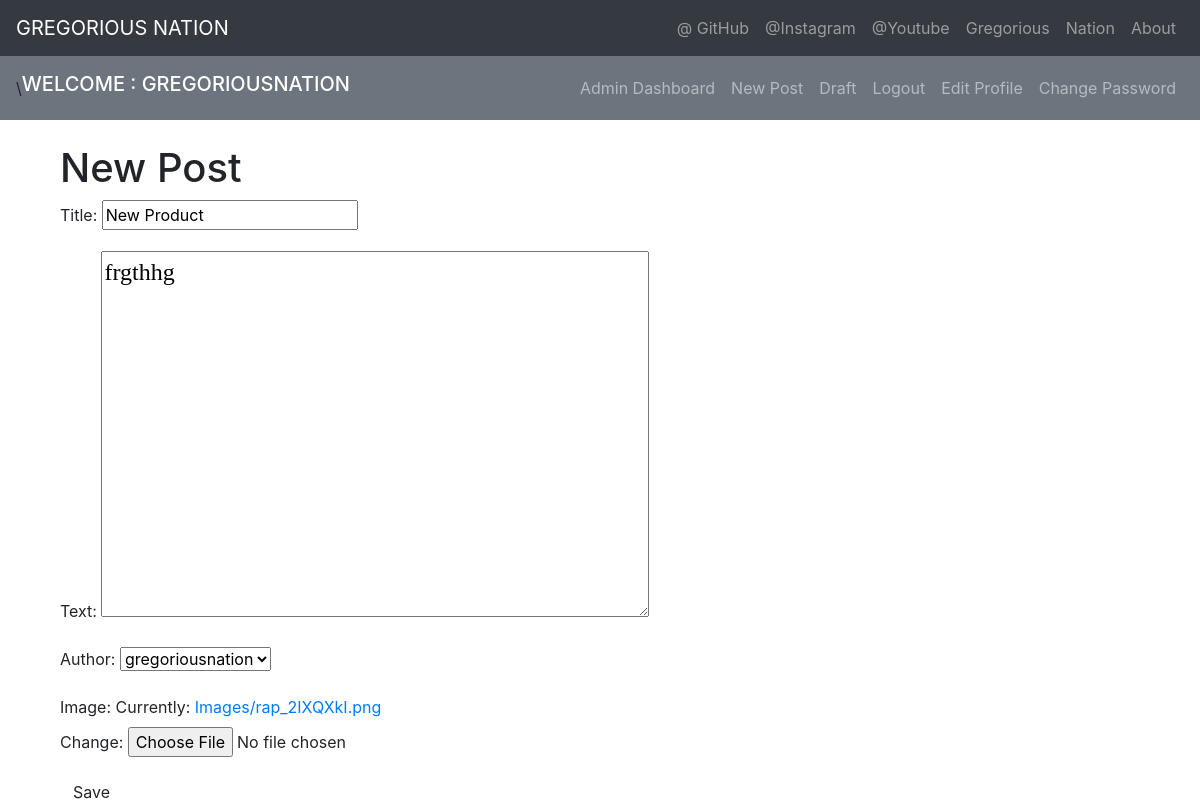
The app's page /post/13/update/ (signed in) with its own data.
### article/models.py (models this page shows, shortened)
class Post(models.Model):
	author = models.ForeignKey('auth.User', on_delete=models.CASCADE)
	title = models.CharField(max_length=200)
	published_date = models.DateTimeField(blank=True, null=True)
	created_date = models.DateTimeField(default=timezone.now())
	text = models.TextField()
	image = models.ImageField(upload_to='Images')

### article/views.py (the view)
# urls.py: path('post/<int:pk>/update/', PostUpdateView.as_view(), name='post_update'),
class PostUpdateView(LoginRequiredMixin, UpdateView):
	login_url = 'login/'
	redirect_field_name = 'post_detail.html'
	form_class = PostForm
	model = Post

### article/forms.py
class PostForm(forms.ModelForm):
	class Meta():
		model = Post
		fields = ('title', 'text', 'author', 'image')
		widgets = {
			'title': forms.TextInput(attrs={'class':'textinputclass'}),
			'text': forms.Textarea(attrs={'class':'editable medium-editor-textarea postcontent'}),
		}

### article/templates/article/post_form.html (shortened to what this page needs)
{% extends 'article/base.html' %}
{% block content %}
<h1>New Post</h1>
<form class="post-form" method="POST" enctype="multipart/form-data">
	{{form.as_p}}
	<button type="submit" class="save btn btn-dafult">Save</button>
</form>
 {% endblock %}

### article/templates/article/base.html (shortened to what this page needs)
{% load static %}
<!doctype html>
<html lang="en">
  <head>
    <link rel="stylesheet" href="{% static 'css/bootstrap.min.css' %}">
    <link rel="stylesheet" href="{% static 'css/mystyles.css' %}">
  </head>
  <body>
    <nav class="navbar navbar-expand-lg navbar-dark bg-dark">
      <a class="navbar-brand" href="{% url 'post_list' %}">GREGORIOUS NATION</a>
      <div class="collapse navbar-collapse" id="navbarSupportedContent">
        <ul class="navbar-nav ml-auto">
          <li class="nav-item"><a class="nav-link" href="https://github.com/gregorious1993">@ GitHub</a></li>
          <li class="nav-item"><a class="nav-link" href="https://instagram.com/adomakogregory">@Instagram</a></li>
          <li class="nav-item"><a class="nav-link" href="http://www.youtube.com/gregoryadomako">@Youtube</a></li>
          <li class="nav-item"><a class="nav-link" href="http://www.gregoriousportfolio.imfast.io">Gregorious</a></li>
          <li class="nav-item"><a class="nav-link" href="https://gregoriousnation.imfast.io/">Nation</a></li>
           <li class="nav-item"><a class="nav-link" href="{% url 'about' %}">About</a> </li>
        </ul>
      </div>
    </nav>
   <nav class="navbar navbar-expand-lg navbar-dark bg-secondary">
       <div class="collapse navbar-collapse" id="navbarSupportedContent">\
          <h2 class="navbar-brand ml-left">WELCOME : {{ user.username.upper }}</h2>
        <ul class="navbar-nav ml-auto">
          {% if user.is_authenticated %}
              <li class="nav-item"><a class="nav-link" href="http://127.0.0.1:8000/admin/">Admin Dashboard</a></li>
              <li class="nav-item"><a class="nav-link" href="{% url 'post_create' %}">New Post</a></li>
              <li class="nav-item"><a class="nav-link" href="{% url 'post_draft_list' %}">Draft</a></li>
              <li class="nav-item"><a class="nav-link" href="{% url 'logout' %}">Logout</a></li>
              <li class="nav-item"><a class="nav-link" href="{% url 'profile' %}">Edit Profile</a></li>
              <li class="nav-item"><a class="nav-link" href="{% url 'password' %}">Change Password</a></li>
            {% else %}
              <li class="nav-item"><a class="nav-link" href="{% url 'login' %}">Login</a></li>
              <li class="nav-item"><a class="nav-link" href="{% url 'register' %}">Register</a></li>
            {% endif %}
          </ul>
        </div>
    </nav>
    <br>
    <div class="container">
   <div class="content container">
        <div class="row">
          <div class="col-md-8">
            <div class="blog-posts">
    {% block content %}
    {% endblock %}
            </div>
          </div>
        </div>
      </div>
  </body>
</html>

### records on screen
Post: title "New Product", text "frgthhg", author "gregoriousnation"

### other values on screen
{{ user.username.upper }} "GREGORIOUSNATION"
